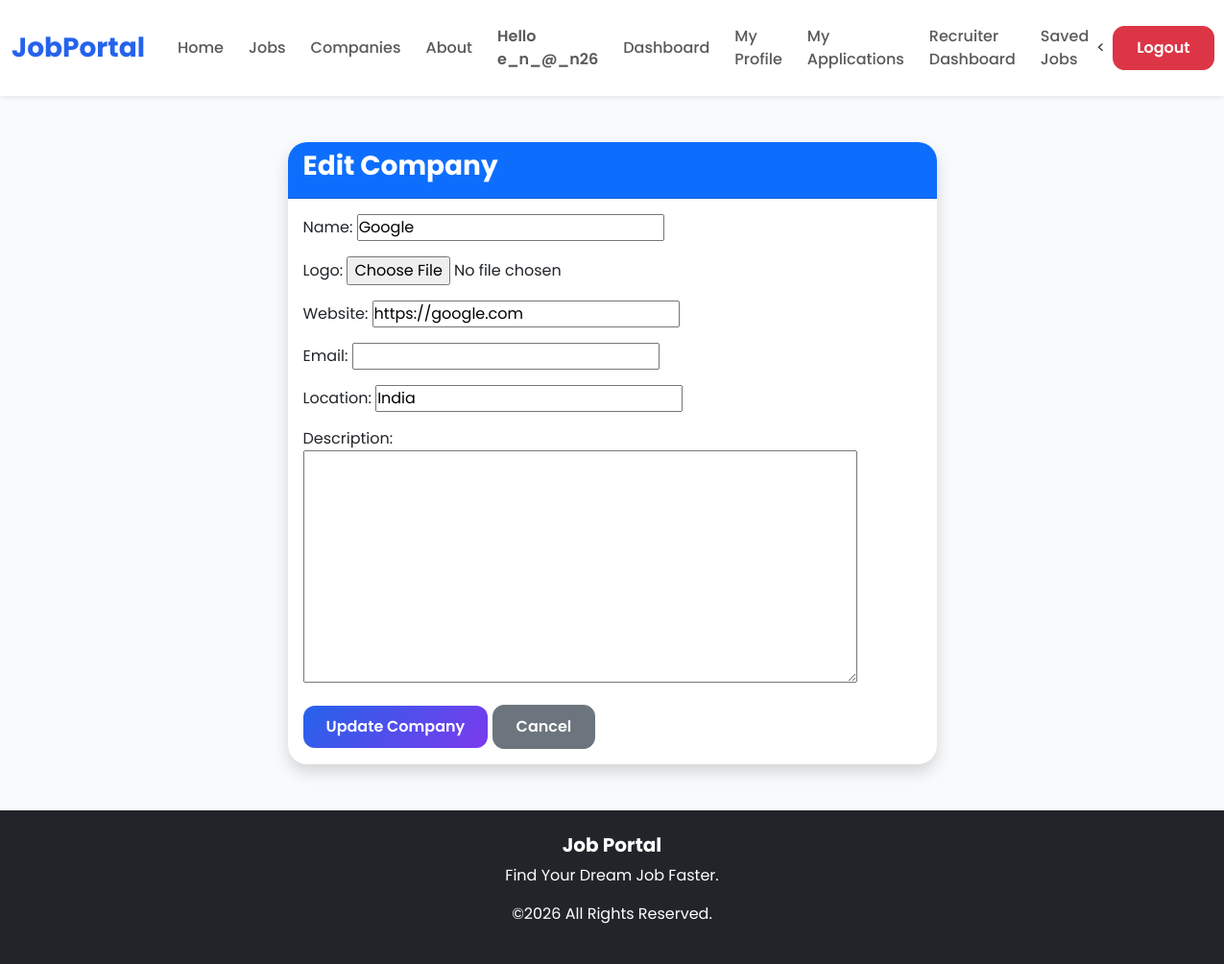
/companies/edit/1/ (signed in), run on the app's committed database.
### jobs/models.py (models this page shows, shortened)
class Company(models.Model):
    name = models.CharField(max_length=200)
    logo = models.ImageField(
        upload_to="company_logo/",
        blank=True,
        null=True
    )
    website = models.URLField(
        blank=True,
        null=True
    )
    email = models.EmailField(
        blank=True,
        null=True
    )
    location = models.CharField(
        max_length=200,
        blank=True,
        null=True
    )
    description = models.TextField(
        blank=True,
        null=True
    )

### jobs/views.py (the view)
# urls.py: path("companies/edit/<int:pk>/",views.edit_company,name="edit_company",),
@staff_member_required
def edit_company(request, pk):
    company = get_object_or_404(
        Company,
        pk=pk
    )
    if request.method == "POST":
        form = CompanyForm(
            request.POST,
            request.FILES,
            instance=company
        )
        if form.is_valid():
            form.save()
            return redirect("company_list")
    else:
        form = CompanyForm(instance=company)
    return render(
        request,
        "jobs/edit_company.html",
        {
            "form": form,
            "company": company
        }
    )

### jobs/forms.py
class CompanyForm(forms.ModelForm):
    class Meta:
        model = Company
        fields = [
            "name",
            "logo",
            "website",
            "email",
            "location",
            "description",
        ]

### templates/jobs/edit_company.html (shortened to what this page needs)
{% extends "base.html" %}
{% block content %}
<div class="container mt-5" style="max-width:700px;">
    <div class="card shadow">
        <div class="card-header bg-primary text-white">
            <h3>Edit Company</h3>
        </div>
        <div class="card-body">
            <form method="POST" enctype="multipart/form-data">
                {{ form.as_p }}
                <button class="btn btn-primary">
                    Update Company
                </button>
                <a href="{% url 'company_list' %}"
                   class="btn btn-secondary">
                    Cancel
                </a>
            </form>
        </div>
    </div>
</div>
{% endblock %}

### templates/base.html (shortened to what this page needs)
{% load static %}
<!DOCTYPE html>
<html lang="en">
<head>
<link href="https://cdn.jsdelivr.net/npm/bootstrap@5.3.3/dist/css/bootstrap.min.css" rel="stylesheet">
<link rel="stylesheet"
href="https://cdn.jsdelivr.net/npm/bootstrap-icons@1.11.3/font/bootstrap-icons.min.css">
<link rel="stylesheet"
href="https://cdnjs.cloudflare.com/ajax/libs/font-awesome/6.6.0/css/all.min.css">
<link rel="stylesheet"
href="{% static 'css/style.css' %}">
</head>
<body>
<nav class="navbar navbar-expand-lg bg-white shadow-sm sticky-top">
<div class="container">
<a class="navbar-brand fw-bold fs-3" href="/">
<span style="color:#2563eb;">Job</span>Portal
</a>
<div
class="collapse navbar-collapse"
id="nav">
<ul class="navbar-nav ms-auto align-items-center">
<li class="nav-item">
<a class="nav-link" href="/">Home</a>
</li>
<li class="nav-item">
<a class="nav-link" href="/jobs/">Jobs</a>
</li>
<li class="nav-item">
<a class="nav-link" href="/companies/">Companies</a>
</li>
<li class="nav-item">
<a class="nav-link" href="#">About</a>
</li>
{% if user.is_authenticated %}
<li class="nav-item">
<span class="nav-link fw-semibold">
Hello {{ user.username }}
</span>
</li>
<li class="nav-item">
    <a class="nav-link" href="{% url 'dashboard' %}">
        Dashboard
    </a>
</li>
<li class="nav-item">
<li class="nav-item">
<a class="nav-link"
href="{% url 'profile' %}">
My Profile
</a>
</li>
<li class="nav-item">
<a class="nav-link"
href="{% url 'my_applications' %}">
My Applications
</a>
</li>
{% if user.is_staff %}
<li class="nav-item">
    <a class="nav-link"
       href="{% url 'admin_dashboard' %}">
        Recruiter Dashboard
    </a>
</li>
{% endif %}
</li>
<li class="nav-item">
    <a class="nav-link" href="{% url 'saved_jobs' %}">
        Saved Jobs
    </a>
</li>
<<li class="nav-item ms-2">
    <a class="btn btn-danger"
       href="{% url 'logout' %}">
        Logout
    </a>
</li>
{% endif %}
</ul>
</div>
</div>
</nav>
{% block content %}
{% endblock %}
<footer class="bg-dark text-white mt-5">
<div class="container text-center py-4">
<h5>Job Portal</h5>
<p>Find Your Dream Job Faster.</p>
<p>©2026 All Rights Reserved.</p>
</div>
</footer>
</body>
</html>

### static/css/style.css (style rules this page uses)
* { margin:0; padding:0; box-sizing:border-box; font-family:'Poppins',sans-serif; }
html { scroll-behavior:smooth; }
body { font-family:'Inter',sans-serif; background:var(--bg); color:var(--text); overflow-x:hidden; }
a { text-decoration:none; transition:all .3s ease; }
:root { --primary:#2563eb; --secondary:#7c3aed; --accent:#06b6d4; --bg:#f8fafc; --card:#ffffff; --text:#1e293b; --muted:#64748b; --radius:18px; --shadow: 0 10px 30px rgba(0,0,0,.08); }
h1,h2,h3,h4,h5,h6 { font-family:'Poppins',sans-serif; font-weight:700; }
a { text-decoration:none; transition:.3s; }
.container { max-width:1280px; }
.card { border:none; border-radius:20px; box-shadow:0 15px 40px rgba(0,0,0,.08); transition:.35s; overflow:hidden; }
.navbar { background:white; box-shadow:0 10px 25px rgba(0,0,0,.05); padding:18px 0; }
.navbar-brand { font-size:32px; font-weight:800; color:#2563eb!important; }
.nav-link { font-weight:500; margin-left:10px; transition:.3s; }
.btn { border-radius:12px; padding:10px 24px; font-weight:600; transition:.35s; }
.btn-primary { background:linear-gradient(135deg,#2563eb,#7c3aed); border:none; }

### data on the page
Company: name "Google", website "https://google.com", location "India"

### other printed values
{{ user.username }} "e_n_@_n26"
